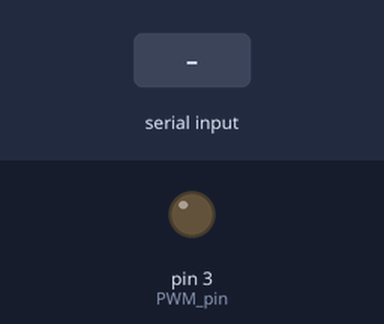
Bench run of a sketch on a simulated Arduino Uno, built with avr-gcc and run on an emulated ATmega328P. Parts: output pins drawn as LEDs (lit = HIGH). The inputs (shaded band) are chosen by the test bench.

Above: at 1.2 s.
1.3 s: "90,45\n" received over Serial
At 2.2 s:
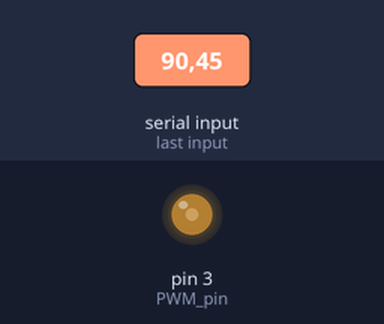
2.8 s: "30,150\n" received over Serial
At 3.4 s:
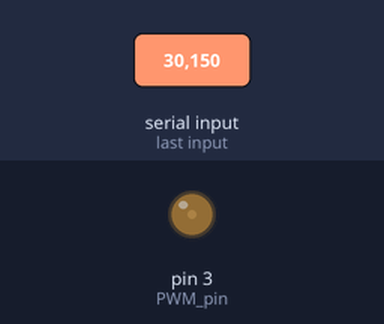
4.3 s: "200\n" received over Serial
At 5.5 s:
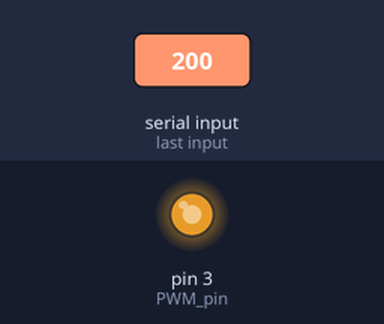
5.8 s: "90\n" received over Serial
At 6.7 s:
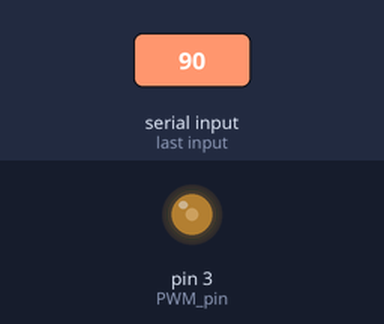
Timing chart, 0 to 8.3 s (numbered marks = the images above; inputs shaded):
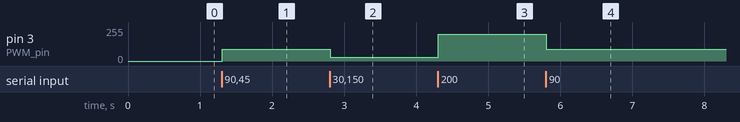

The sketch:

ESC_Serial_Control.ino
```cpp
int PWM_pin = 3;
int PWM_pct = 0;


void setup() {
  // put your setup code here, to run once:
  Serial.begin(9600);
  pinMode(PWM_pin, OUTPUT);
}

void loop() {
  char buffer[] = {' ', ' ', ' ', ' ', ' ', ' ', ' '}; // Receive up to 7 bytes
  while (!Serial.available()); // Wait for characters
  Serial.readBytesUntil('\n', buffer, 7);
  int PWM_pct = atoi(buffer);

  if (PWM_pct > 255) PWM_pct = 255;
  if (PWM_pct <= 0) PWM_pct = 0;

  analogWrite(PWM_pin, PWM_pct);

}
```

Measured:
- after the input at 1.3 s, pin 3 (PWM_pin): 0/255 → 90/255 at once
- after the input at 2.8 s, pin 3 (PWM_pin): 90/255 → 30/255 at once
- after the input at 4.3 s, pin 3 (PWM_pin): 30/255 → 200/255 at once
- after the input at 5.8 s, pin 3 (PWM_pin): 200/255 → 90/255 at once
